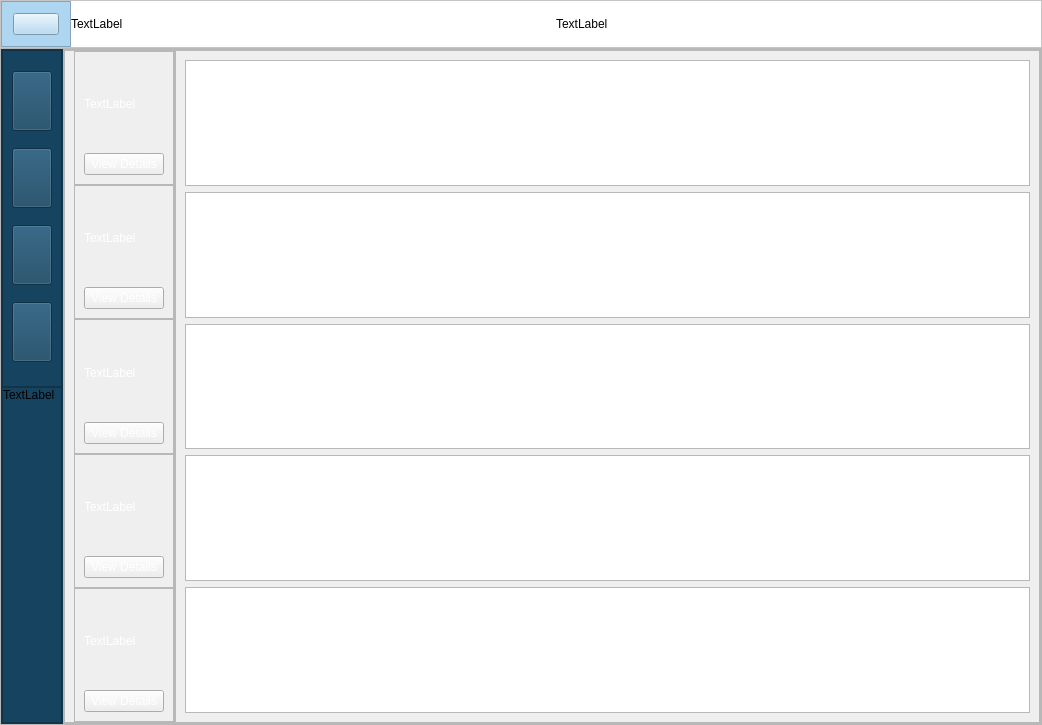
<?xml version="1.0" encoding="UTF-8"?>
<ui version="4.0">
 <class>MainWindow</class>
 <widget class="QMainWindow" name="MainWindow">
  <property name="geometry">
   <rect>
    <x>0</x>
    <y>0</y>
    <width>1042</width>
    <height>725</height>
   </rect>
  </property>
  <property name="windowTitle">
   <string>MainWindow</string>
  </property>
  <widget class="QWidget" name="centralwidget">
   <property name="styleSheet">
    <string notr="true"/>
   </property>
   <layout class="QVBoxLayout" name="verticalLayout">
    <property name="spacing">
     <number>0</number>
    </property>
    <property name="leftMargin">
     <number>0</number>
    </property>
    <property name="topMargin">
     <number>0</number>
    </property>
    <property name="rightMargin">
     <number>0</number>
    </property>
    <property name="bottomMargin">
     <number>0</number>
    </property>
    <item>
     <widget class="QFrame" name="frame_title">
      <property name="maximumSize">
       <size>
        <width>16777215</width>
        <height>200</height>
       </size>
      </property>
      <property name="styleSheet">
       <string notr="true">background-color: rgb(255, 255, 255);</string>
      </property>
      <property name="frameShape">
       <enum>QFrame::StyledPanel</enum>
      </property>
      <property name="frameShadow">
       <enum>QFrame::Raised</enum>
      </property>
      <layout class="QHBoxLayout" name="horizontalLayout_2">
       <property name="spacing">
        <number>0</number>
       </property>
       <property name="leftMargin">
        <number>0</number>
       </property>
       <property name="topMargin">
        <number>0</number>
       </property>
       <property name="rightMargin">
        <number>0</number>
       </property>
       <property name="bottomMargin">
        <number>0</number>
       </property>
       <item>
        <widget class="QFrame" name="frame_resize_button">
         <property name="maximumSize">
          <size>
           <width>70</width>
           <height>16777215</height>
          </size>
         </property>
         <property name="styleSheet">
          <string notr="true">background-color: rgb(174,214,241)</string>
         </property>
         <property name="frameShape">
          <enum>QFrame::StyledPanel</enum>
         </property>
         <property name="frameShadow">
          <enum>QFrame::Raised</enum>
         </property>
         <layout class="QVBoxLayout" name="verticalLayout_3">
          <property name="spacing">
           <number>11</number>
          </property>
          <property name="leftMargin">
           <number>11</number>
          </property>
          <property name="topMargin">
           <number>11</number>
          </property>
          <property name="rightMargin">
           <number>11</number>
          </property>
          <property name="bottomMargin">
           <number>11</number>
          </property>
          <item>
           <widget class="QPushButton" name="pushButton_resize">
            <property name="maximumSize">
             <size>
              <width>150</width>
              <height>30</height>
             </size>
            </property>
            <property name="text">
             <string/>
            </property>
            <property name="icon">
             <iconset theme="resize">
              <normaloff>.</normaloff>.</iconset>
            </property>
           </widget>
          </item>
         </layout>
        </widget>
       </item>
       <item>
        <widget class="QLabel" name="label_title">
         <property name="text">
          <string>TextLabel</string>
         </property>
        </widget>
       </item>
       <item>
        <widget class="QLabel" name="label_titleImage">
         <property name="text">
          <string>TextLabel</string>
         </property>
        </widget>
       </item>
      </layout>
     </widget>
    </item>
    <item>
     <widget class="QFrame" name="frame_result">
      <property name="maximumSize">
       <size>
        <width>16777215</width>
        <height>16777215</height>
       </size>
      </property>
      <property name="styleSheet">
       <string notr="true"/>
      </property>
      <property name="frameShape">
       <enum>QFrame::StyledPanel</enum>
      </property>
      <property name="frameShadow">
       <enum>QFrame::Raised</enum>
      </property>
      <layout class="QHBoxLayout" name="horizontalLayout">
       <property name="spacing">
        <number>0</number>
       </property>
       <property name="leftMargin">
        <number>0</number>
       </property>
       <property name="topMargin">
        <number>0</number>
       </property>
       <property name="rightMargin">
        <number>0</number>
       </property>
       <property name="bottomMargin">
        <number>0</number>
       </property>
       <item>
        <widget class="QFrame" name="frame_left_menu">
         <property name="maximumSize">
          <size>
           <width>90</width>
           <height>16777215</height>
          </size>
         </property>
         <property name="styleSheet">
          <string notr="true">background-color: rgb(21, 67, 96);</string>
         </property>
         <property name="frameShape">
          <enum>QFrame::StyledPanel</enum>
         </property>
         <property name="frameShadow">
          <enum>QFrame::Raised</enum>
         </property>
         <layout class="QVBoxLayout" name="verticalLayout_2">
          <property name="spacing">
           <number>0</number>
          </property>
          <property name="leftMargin">
           <number>0</number>
          </property>
          <property name="topMargin">
           <number>0</number>
          </property>
          <property name="rightMargin">
           <number>0</number>
          </property>
          <property name="bottomMargin">
           <number>0</number>
          </property>
          <item>
           <widget class="QFrame" name="frame_buttonGroup">
            <property name="frameShape">
             <enum>QFrame::StyledPanel</enum>
            </property>
            <property name="frameShadow">
             <enum>QFrame::Raised</enum>
            </property>
            <layout class="QGridLayout" name="gridLayout">
             <item row="0" column="0">
              <widget class="QPushButton" name="pushButton_signalAnalysisResult">
               <property name="maximumSize">
                <size>
                 <width>16777215</width>
                 <height>60</height>
                </size>
               </property>
               <property name="styleSheet">
                <string notr="true">font: 75 10pt &quot;MS Shell Dlg 2&quot;;</string>
               </property>
               <property name="text">
                <string/>
               </property>
              </widget>
             </item>
             <item row="1" column="0">
              <widget class="QPushButton" name="pushButton_features">
               <property name="maximumSize">
                <size>
                 <width>16777215</width>
                 <height>60</height>
                </size>
               </property>
               <property name="text">
                <string/>
               </property>
              </widget>
             </item>
             <item row="2" column="0">
              <widget class="QPushButton" name="pushButton_potentialDisease">
               <property name="maximumSize">
                <size>
                 <width>16777215</width>
                 <height>60</height>
                </size>
               </property>
               <property name="styleSheet">
                <string notr="true">font: 75 10pt &quot;MS Shell Dlg 2&quot;;</string>
               </property>
               <property name="text">
                <string/>
               </property>
              </widget>
             </item>
             <item row="3" column="0">
              <widget class="QPushButton" name="pushButton_history">
               <property name="maximumSize">
                <size>
                 <width>16777215</width>
                 <height>60</height>
                </size>
               </property>
               <property name="text">
                <string/>
               </property>
              </widget>
             </item>
            </layout>
           </widget>
          </item>
          <item>
           <widget class="QFrame" name="frame_image">
            <property name="styleSheet">
             <string notr="true"/>
            </property>
            <property name="frameShape">
             <enum>QFrame::StyledPanel</enum>
            </property>
            <property name="frameShadow">
             <enum>QFrame::Raised</enum>
            </property>
            <layout class="QFormLayout" name="formLayout">
             <property name="horizontalSpacing">
              <number>0</number>
             </property>
             <property name="verticalSpacing">
              <number>10</number>
             </property>
             <property name="leftMargin">
              <number>0</number>
             </property>
             <property name="topMargin">
              <number>0</number>
             </property>
             <property name="rightMargin">
              <number>0</number>
             </property>
             <property name="bottomMargin">
              <number>0</number>
             </property>
             <item row="0" column="0" colspan="2">
              <widget class="QLabel" name="label_image">
               <property name="text">
                <string>TextLabel</string>
               </property>
              </widget>
             </item>
            </layout>
           </widget>
          </item>
         </layout>
        </widget>
       </item>
       <item>
        <widget class="QFrame" name="frame_result_illustration">
         <property name="styleSheet">
          <string notr="true"/>
         </property>
         <property name="frameShape">
          <enum>QFrame::StyledPanel</enum>
         </property>
         <property name="frameShadow">
          <enum>QFrame::Raised</enum>
         </property>
         <layout class="QVBoxLayout" name="verticalLayout_4">
          <property name="spacing">
           <number>0</number>
          </property>
          <property name="leftMargin">
           <number>0</number>
          </property>
          <property name="topMargin">
           <number>0</number>
          </property>
          <property name="rightMargin">
           <number>0</number>
          </property>
          <property name="bottomMargin">
           <number>0</number>
          </property>
          <item>
           <widget class="QStackedWidget" name="stackedWidget">
            <property name="currentIndex">
             <number>0</number>
            </property>
            <widget class="QWidget" name="page_signalAnalysis">
             <property name="styleSheet">
              <string notr="true">color: rgb(255, 255, 255);</string>
             </property>
             <layout class="QHBoxLayout" name="horizontalLayout_3">
              <property name="spacing">
               <number>0</number>
              </property>
              <property name="leftMargin">
               <number>0</number>
              </property>
              <property name="topMargin">
               <number>0</number>
              </property>
              <property name="rightMargin">
               <number>0</number>
              </property>
              <property name="bottomMargin">
               <number>0</number>
              </property>
              <item>
               <widget class="QFrame" name="frame_label">
                <property name="maximumSize">
                 <size>
                  <width>200</width>
                  <height>16777215</height>
                 </size>
                </property>
                <property name="styleSheet">
                 <string notr="true"/>
                </property>
                <property name="frameShape">
                 <enum>QFrame::StyledPanel</enum>
                </property>
                <property name="frameShadow">
                 <enum>QFrame::Raised</enum>
                </property>
                <layout class="QVBoxLayout" name="verticalLayout_17">
                 <property name="spacing">
                  <number>0</number>
                 </property>
                 <property name="topMargin">
                  <number>0</number>
                 </property>
                 <property name="rightMargin">
                  <number>0</number>
                 </property>
                 <property name="bottomMargin">
                  <number>0</number>
                 </property>
                 <item>
                  <widget class="QFrame" name="frame_denoised">
                   <property name="frameShape">
                    <enum>QFrame::StyledPanel</enum>
                   </property>
                   <property name="frameShadow">
                    <enum>QFrame::Raised</enum>
                   </property>
                   <layout class="QVBoxLayout" name="verticalLayout_5">
                    <item>
                     <widget class="QLabel" name="label_denoisedSignal">
                      <property name="text">
                       <string>TextLabel</string>
                      </property>
                     </widget>
                    </item>
                    <item>
                     <widget class="QPushButton" name="pushButton_detailsDenoiseSignal">
                      <property name="text">
                       <string>View Details</string>
                      </property>
                     </widget>
                    </item>
                   </layout>
                  </widget>
                 </item>
                 <item>
                  <widget class="QFrame" name="frame_normalized">
                   <property name="frameShape">
                    <enum>QFrame::StyledPanel</enum>
                   </property>
                   <property name="frameShadow">
                    <enum>QFrame::Raised</enum>
                   </property>
                   <layout class="QVBoxLayout" name="verticalLayout_15">
                    <item>
                     <widget class="QLabel" name="label_normalizedSignal">
                      <property name="text">
                       <string>TextLabel</string>
                      </property>
                     </widget>
                    </item>
                    <item>
                     <widget class="QPushButton" name="pushButton_detailsNormalizedSignal">
                      <property name="text">
                       <string>View Details</string>
                      </property>
                     </widget>
                    </item>
                   </layout>
                  </widget>
                 </item>
                 <item>
                  <widget class="QFrame" name="frame_shannonEnvelope">
                   <property name="frameShape">
                    <enum>QFrame::StyledPanel</enum>
                   </property>
                   <property name="frameShadow">
                    <enum>QFrame::Raised</enum>
                   </property>
                   <layout class="QVBoxLayout" name="verticalLayout_16">
                    <item>
                     <widget class="QLabel" name="label_ShannonEnvelope">
                      <property name="text">
                       <string>TextLabel</string>
                      </property>
                     </widget>
                    </item>
                    <item>
                     <widget class="QPushButton" name="pushButton_detailsShannonEnvelope">
                      <property name="text">
                       <string>View Details</string>
                      </property>
                     </widget>
                    </item>
                   </layout>
                  </widget>
                 </item>
                 <item>
                  <widget class="QFrame" name="frame_S1S2">
                   <property name="frameShape">
                    <enum>QFrame::StyledPanel</enum>
                   </property>
                   <property name="frameShadow">
                    <enum>QFrame::Raised</enum>
                   </property>
                   <layout class="QVBoxLayout" name="verticalLayout_13">
                    <item>
                     <widget class="QLabel" name="label_locateS1S2">
                      <property name="text">
                       <string>TextLabel</string>
                      </property>
                     </widget>
                    </item>
                    <item>
                     <widget class="QPushButton" name="pushButton_detailsS1S2Signal">
                      <property name="text">
                       <string>View Details</string>
                      </property>
                     </widget>
                    </item>
                   </layout>
                  </widget>
                 </item>
                 <item>
                  <widget class="QFrame" name="frame_cleanedSignal">
                   <property name="frameShape">
                    <enum>QFrame::StyledPanel</enum>
                   </property>
                   <property name="frameShadow">
                    <enum>QFrame::Raised</enum>
                   </property>
                   <layout class="QVBoxLayout" name="verticalLayout_14">
                    <item>
                     <widget class="QLabel" name="label_cleanSignal">
                      <property name="text">
                       <string>TextLabel</string>
                      </property>
                     </widget>
                    </item>
                    <item>
                     <widget class="QPushButton" name="pushButton_detailsCleanSignal">
                      <property name="text">
                       <string>View Details</string>
                      </property>
                     </widget>
                    </item>
                   </layout>
                  </widget>
                 </item>
                </layout>
               </widget>
              </item>
              <item>
               <widget class="QFrame" name="frame_graph">
                <property name="styleSheet">
                 <string notr="true"/>
                </property>
                <property name="frameShape">
                 <enum>QFrame::StyledPanel</enum>
                </property>
                <property name="frameShadow">
                 <enum>QFrame::Raised</enum>
                </property>
                <layout class="QVBoxLayout" name="verticalLayout_6">
                 <item>
                  <widget class="PlotWidget" name="graphicsView_denoisedSignal"/>
                 </item>
                 <item>
                  <widget class="PlotWidget" name="graphicsView_normalizedSignal"/>
                 </item>
                 <item>
                  <widget class="PlotWidget" name="graphicsView_ShannonEnvelope"/>
                 </item>
                 <item>
                  <widget class="PlotWidget" name="graphicsView_locateS1S2"/>
                 </item>
                 <item>
                  <widget class="PlotWidget" name="graphicsView_cleanSignal"/>
                 </item>
                </layout>
               </widget>
              </item>
             </layout>
            </widget>
            <widget class="QWidget" name="page_signalFeature">
             <layout class="QVBoxLayout" name="verticalLayout_7">
              <item>
               <widget class="QFrame" name="frame_featureResult">
                <property name="frameShape">
                 <enum>QFrame::StyledPanel</enum>
                </property>
                <property name="frameShadow">
                 <enum>QFrame::Raised</enum>
                </property>
                <layout class="QHBoxLayout" name="horizontalLayout_4">
                 <item>
                  <widget class="QFrame" name="frame_featuresLabel">
                   <property name="frameShape">
                    <enum>QFrame::StyledPanel</enum>
                   </property>
                   <property name="frameShadow">
                    <enum>QFrame::Raised</enum>
                   </property>
                   <layout class="QVBoxLayout" name="verticalLayout_9">
                    <item>
                     <widget class="QListWidget" name="listWidget_featureList"/>
                    </item>
                   </layout>
                  </widget>
                 </item>
                 <item>
                  <widget class="QFrame" name="frame_featuresValue">
                   <property name="frameShape">
                    <enum>QFrame::StyledPanel</enum>
                   </property>
                   <property name="frameShadow">
                    <enum>QFrame::Raised</enum>
                   </property>
                  </widget>
                 </item>
                </layout>
               </widget>
              </item>
              <item>
               <widget class="QFrame" name="frame_background">
                <property name="maximumSize">
                 <size>
                  <width>16777215</width>
                  <height>250</height>
                 </size>
                </property>
                <property name="frameShape">
                 <enum>QFrame::StyledPanel</enum>
                </property>
                <property name="frameShadow">
                 <enum>QFrame::Raised</enum>
                </property>
                <layout class="QVBoxLayout" name="verticalLayout_8">
                 <item>
                  <widget class="QLabel" name="label_bottomBackground">
                   <property name="text">
                    <string>TextLabel</string>
                   </property>
                  </widget>
                 </item>
                </layout>
               </widget>
              </item>
             </layout>
            </widget>
            <widget class="QWidget" name="page_potentialDiseases">
             <layout class="QHBoxLayout" name="horizontalLayout_5">
              <item>
               <widget class="QFrame" name="frame_heartImage">
                <property name="maximumSize">
                 <size>
                  <width>500</width>
                  <height>16777215</height>
                 </size>
                </property>
                <property name="frameShape">
                 <enum>QFrame::StyledPanel</enum>
                </property>
                <property name="frameShadow">
                 <enum>QFrame::Raised</enum>
                </property>
                <layout class="QVBoxLayout" name="verticalLayout_10">
                 <property name="spacing">
                  <number>0</number>
                 </property>
                 <property name="leftMargin">
                  <number>0</number>
                 </property>
                 <property name="topMargin">
                  <number>0</number>
                 </property>
                 <property name="rightMargin">
                  <number>0</number>
                 </property>
                 <property name="bottomMargin">
                  <number>0</number>
                 </property>
                 <item>
                  <widget class="QLabel" name="label_heartImage">
                   <property name="text">
                    <string>TextLabel</string>
                   </property>
                  </widget>
                 </item>
                 <item>
                  <widget class="QFrame" name="frame_heartProbability">
                   <property name="frameShape">
                    <enum>QFrame::StyledPanel</enum>
                   </property>
                   <property name="frameShadow">
                    <enum>QFrame::Raised</enum>
                   </property>
                   <layout class="QVBoxLayout" name="verticalLayout_11">
                    <item>
                     <widget class="QLabel" name="label_probability">
                      <property name="text">
                       <string>TextLabel</string>
                      </property>
                     </widget>
                    </item>
                    <item>
                     <widget class="QFrame" name="frame_fourHeartsProbability">
                      <property name="frameShape">
                       <enum>QFrame::StyledPanel</enum>
                      </property>
                      <property name="frameShadow">
                       <enum>QFrame::Raised</enum>
                      </property>
                      <layout class="QFormLayout" name="formLayout_3">
                       <item row="0" column="0">
                        <widget class="QLabel" name="label_normalProbability">
                         <property name="text">
                          <string>TextLabel</string>
                         </property>
                        </widget>
                       </item>
                       <item row="0" column="1">
                        <widget class="QProgressBar" name="progressBar_normal">
                         <property name="value">
                          <number>0</number>
                         </property>
                        </widget>
                       </item>
                       <item row="1" column="0">
                        <widget class="QLabel" name="label_murmurProbability">
                         <property name="text">
                          <string>TextLabel</string>
                         </property>
                        </widget>
                       </item>
                       <item row="1" column="1">
                        <widget class="QProgressBar" name="progressBar_murmur">
                         <property name="value">
                          <number>0</number>
                         </property>
                        </widget>
                       </item>
                       <item row="2" column="0">
                        <widget class="QLabel" name="label_extrasystoleProbability">
                         <property name="text">
                          <string>TextLabel</string>
                         </property>
                        </widget>
                       </item>
                       <item row="2" column="1">
                        <widget class="QProgressBar" name="progressBar_extrasystole">
                         <property name="value">
                          <number>0</number>
                         </property>
                        </widget>
                       </item>
                       <item row="3" column="0">
                        <widget class="QLabel" name="label_exhsProbability">
                         <property name="text">
                          <string>TextLabel</string>
                         </property>
                        </widget>
                       </item>
                       <item row="3" column="1">
                        <widget class="QProgressBar" name="progressBar_exhs">
                         <property name="value">
                          <number>0</number>
                         </property>
                        </widget>
                       </item>
                      </layout>
                     </widget>
                    </item>
                    <item>
                     <widget class="QLabel" name="label_resultHeartSound">
                      <property name="text">
                       <string/>
                      </property>
                     </widget>
                    </item>
                   </layout>
                  </widget>
                 </item>
                </layout>
               </widget>
              </item>
              <item>
               <widget class="QFrame" name="frame_diseaseTable">
                <property name="frameShape">
                 <enum>QFrame::StyledPanel</enum>
                </property>
                <property name="frameShadow">
                 <enum>QFrame::Raised</enum>
                </property>
                <layout class="QVBoxLayout" name="verticalLayout_12">
                 <property name="spacing">
                  <number>0</number>
                 </property>
                 <property name="leftMargin">
                  <number>0</number>
                 </property>
                 <property name="topMargin">
                  <number>0</number>
                 </property>
                 <property name="rightMargin">
                  <number>0</number>
                 </property>
                 <property name="bottomMargin">
                  <number>0</number>
                 </property>
                 <item>
                  <widget class="QLabel" name="label_tableTitle">
                   <property name="text">
                    <string/>
                   </property>
                  </widget>
                 </item>
                 <item>
                  <widget class="QTableWidget" name="tableWidget_disease"/>
                 </item>
                </layout>
               </widget>
              </item>
             </layout>
            </widget>
            <widget class="QWidget" name="page_DiagnosedHistory">
             <layout class="QVBoxLayout" name="verticalLayout_18">
              <item>
               <widget class="QLabel" name="label_historyheader">
                <property name="text">
                 <string>TextLabel</string>
                </property>
               </widget>
              </item>
              <item>
               <widget class="QLabel" name="label_details">
                <property name="text">
                 <string>TextLabel</string>
                </property>
               </widget>
              </item>
              <item>
               <widget class="QListWidget" name="listWidget_historyList"/>
              </item>
             </layout>
            </widget>
           </widget>
          </item>
         </layout>
        </widget>
       </item>
      </layout>
     </widget>
    </item>
   </layout>
  </widget>
 </widget>
 <customwidgets>
  <customwidget>
   <class>PlotWidget</class>
   <extends>QGraphicsView</extends>
   <header location="global">pyqtgraph</header>
  </customwidget>
 </customwidgets>
 <resources/>
 <connections/>
</ui>
